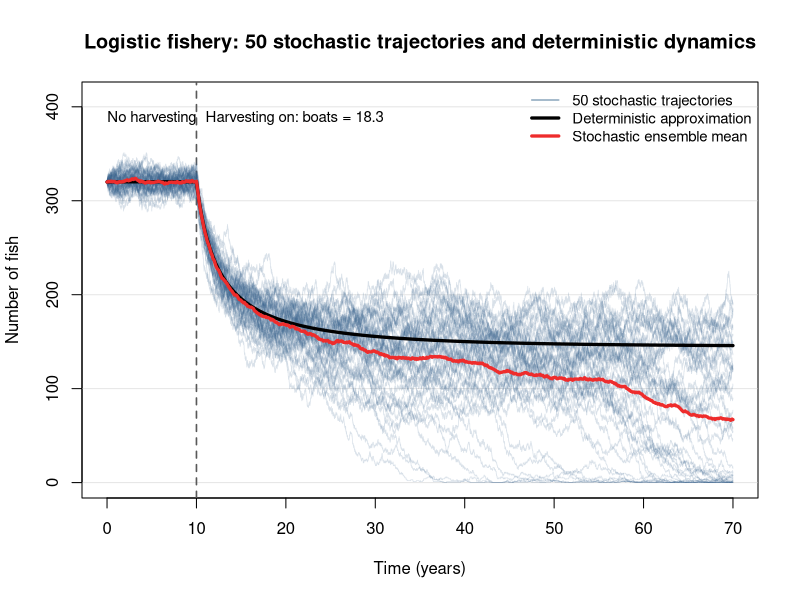
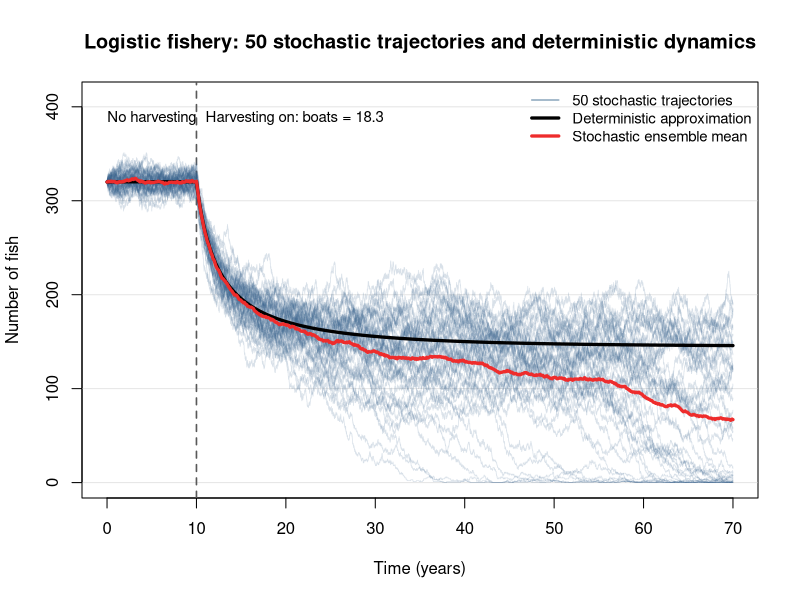

The R script that drew these images, in order:
#!/usr/bin/env Rscript
# Logistic fishery: exact Gillespie simulations and deterministic approximation.
# Illustrates the model used in the course's third simple application.
# No external R packages are required.
#
# IMPORTANT DIFFERENCE BETWEEN THE TWO IMMIGRATION MODELS:
#  notes:    g_n = beta*n*(1-n/K) + m*(K-n)      (space-limited immigration)
#  constant: g_n = beta*n*(1-n/K) + I        (constant immigration, as in Cuenda et al.)
# With immigration_mode = "constant", the default I=m*K is chosen so
# the immigration rates agree at n=0; this is NOT a full calibration of
# all the model parameters in the Cuenda et al. paper.

## ---- EDIT PARAMETERS HERE --------------------------------------------------
beta <- 1.0             # per-capita recruitment coefficient, year^-1
delta <- 0.2            # per-capita natural death rate, year^-1
K <- 400L              # maximum number of fish (finite state space 0,...,K)
m <- 0.002             # immigrant arrival rate per vacant space, year^-1
I <- m * K             # constant-immigration alternative, fish/year
a <- 0.08              # attack coefficient, (fish * year)^-1 per boat
tau <- 0.2             # handling time (years)
boats_after <- 18.3     # fishing pressure from year 10 onward
t_switch <- 10.0        # fishing begins (years)
t_end <- 70.0           # duration (years)
n_sim <- 50L            # number of independent stochastic realizations
master_seed <- 2026L   # reproducibility
grid_step <- 0.05       # spacing for CSV output and deterministic integration
immigration_mode <- "notes"  # choose "notes" or "constant"
output_prefix <- "fishery_50_R"
## ---------------------------------------------------------------------------

stopifnot(immigration_mode %in% c("notes", "constant"), K > 0,
          t_switch > 0, t_switch < t_end, n_sim > 0, grid_step > 0)

# Treat the ecological state as a finite-capacity count (0 <= n <= K).
# At the upper boundary, no more recruitment events can occur.
rates <- function(n, boats) {
  immigration <- if (immigration_mode == "notes") m * (K - n) else I
  recruitment <- beta * n * (1 - n / K)
  g <- max(0, recruitment + immigration)
  if (n >= K) g <- 0
  r <- delta * n + a * boats * n / (1 + a * tau * n)
  if (n <= 0) r <- 0
  c(birth = g, death = r)
}

# Deterministic mean-field approximation. Keep the same rates, but allow
# continuous state values: the clipping at K is only a state-space boundary.
drift <- function(x, boats) {
  immigration <- if (immigration_mode == "notes") m * (K - x) else I
  beta * x * (1 - x / K) + immigration - delta * x -
    a * boats * x / (1 + a * tau * x)
}

# Initialize near the stable no-harvest equilibrium.
# For both default immigration forms the root lies in (0,K).
n_equilibrium <- uniroot(function(x) drift(x, 0), c(0, K))$root
n0 <- as.integer(round(n_equilibrium))

# One exact path, with an externally imposed change at t_switch.
# Switching harvesting on is NOT a stochastic population event.
gillespie_path <- function(seed) {
  set.seed(seed)
  t <- 0.0
  n <- n0
  times <- t
  states <- n
  while (t < t_end) {
    boats <- if (t < t_switch) 0 else boats_after
    rr <- rates(n, boats)
    total <- sum(rr)
    if (total <= 0) {
      if (t < t_switch) {
        t <- t_switch; times <- c(times,t); states <- c(states,n)
        next
      }
      break
    }
    dt <- rexp(1, rate = total)
    if (t < t_switch && t + dt >= t_switch) {
      t <- t_switch
      times <- c(times, t); states <- c(states, n)
      next
    }
    if (t + dt > t_end) break
    t <- t + dt
    n <- if (runif(1) < rr["birth"] / total) n + 1L else n - 1L
    times <- c(times, t)
    states <- c(states, n)
  }
  times <- c(times, t_end)
  states <- c(states, n)
  list(time = times, fish = states)
}

paths <- lapply(seq_len(n_sim), function(i) gillespie_path(master_seed + i - 1L))

# 4th-order Runge-Kutta method, with the change at t_switch handled exactly.
rk4 <- function(x, h, boats) {
  k1 <- drift(x, boats)
  k2 <- drift(x + h*k1/2, boats)
  k3 <- drift(x + h*k2/2, boats)
  k4 <- drift(x + h*k3, boats)
  x + h*(k1 + 2*k2 + 2*k3 + k4)/6
}
t_grid <- sort(unique(c(seq(0, t_end, by = grid_step), t_switch, t_end)))
t_grid <- t_grid[t_grid <= t_end]
det <- numeric(length(t_grid))
det[1] <- n0
for (j in 2:length(t_grid)) {
  t_left <- t_grid[j-1]
  h <- t_grid[j] - t_left
  det[j] <- rk4(det[j-1], h, if (t_left < t_switch) 0 else boats_after)
}

# Sample each right-continuous path at common times for convenient CSV use.
get_grid_state <- function(path, grid) {
  idx <- findInterval(grid, path$time, rightmost.closed = TRUE)
  path$fish[pmax(idx, 1L)]
}
samples <- sapply(paths, get_grid_state, grid = t_grid)
colnames(samples) <- paste0("simulation_", seq_len(n_sim))
stochastic_mean <- rowMeans(samples)
out <- data.frame(year = t_grid, samples, stochastic_mean = stochastic_mean,
                  deterministic = det, check.names = FALSE)
write.csv(out, paste0(output_prefix, "_trajectories.csv"), row.names = FALSE)

plot_simulations <- function() {
  plot(NA, xlim = c(0, t_end), ylim = c(0, K * 1.025),
       xlab = "Time (years)", ylab = "Number of fish",
       main = paste0("Logistic fishery: ", n_sim,
                     " stochastic trajectories and deterministic dynamics"))
  abline(h = pretty(c(0, K)), col = grDevices::adjustcolor("gray80", alpha.f = 0.5))
  abline(v = t_switch, col = "gray35", lty = 2, lwd = 1.6)
  for (i in seq_along(paths)) {
    lines(paths[[i]]$time, paths[[i]]$fish, type = "s",
          col = grDevices::adjustcolor("steelblue4", alpha.f = 0.19), lwd = 0.7)
  }
  lines(t_grid, det, col = "black", lwd = 3.2)
  lines(t_grid, stochastic_mean, col = "firebrick2", lwd = 3.2)
  text(t_switch / 2, K * 0.97, "No harvesting", cex = 0.9)
  text(t_switch + 1, K * 0.97,
       paste("Harvesting on: boats =", boats_after), adj = 0, cex = 0.9)
  legend("topright",
         legend = c(paste(n_sim, "stochastic trajectories"),
                    "Deterministic approximation", "Stochastic ensemble mean"),
         col = c(grDevices::adjustcolor("steelblue4", alpha.f = 0.55),
                 "black", "firebrick2"),
         lwd = c(1.5, 3.2, 3.2), cex = 0.9, bty = "n")
}

pdf(paste0(output_prefix, ".pdf"), width = 12, height = 6.8)
plot_simulations()
dev.off()
png(paste0(output_prefix, ".png"), width = 1800, height = 1020, res = 150)
plot_simulations()
dev.off()

metadata <- c(
  paste("immigration_mode:", immigration_mode),
  paste("beta:", beta), paste("delta:", delta), paste("K:", K),
  paste("m:", m), paste("I:", I), paste("a:", a), paste("tau:", tau),
  paste("boats_after:", boats_after), paste("t_switch:", t_switch),
  paste("t_end:", t_end), paste("n_sim:", n_sim),
  paste("master_seed:", master_seed),
  paste("no-harvest deterministic equilibrium:", round(n_equilibrium, 4)),
  paste("initial abundance:", n0),
  paste("final deterministic abundance:", round(tail(det, 1), 3)),
  paste("final stochastic ensemble mean:", round(tail(stochastic_mean, 1), 3)),
  paste("final stochastic abundances:",
        paste(vapply(paths, function(z) tail(z$fish, 1), numeric(1)), collapse = ", "))
)
writeLines(metadata, paste0(output_prefix, "_parameters.txt"))
cat(paste(metadata, collapse = "\n"), "\n")
cat("Files: ", paste0(output_prefix, c(".png", ".pdf", "_trajectories.csv", "_parameters.txt")), "\n")
